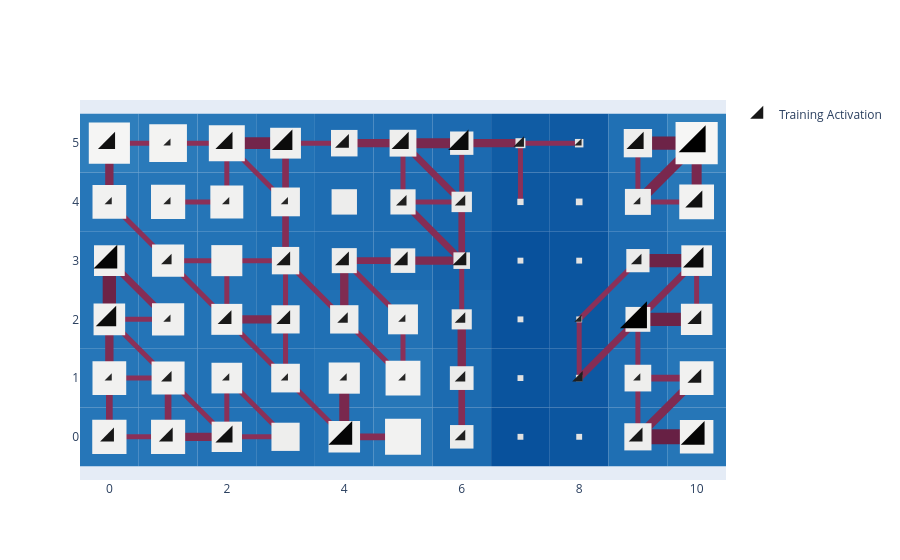

Notebook code cell kept with this figure:
### Code cell
basin.pond(base_style="iceflock") \
    .rhizome_layer() \
    .pad_layer() \
    .petal_layer() \
    .visualize();

### Figure 1 — Plotly figure (JSON) as saved in the notebook; plotly's stock layout.template omitted (floating-point values rounded to 4 significant figures)
{"data": [{"marker": {"color": [3, 3, 4, 6, 2, 3, 6, 1, 2, 1, 1, 1, 1, 2, 2, 1, 3, 5, 1, 3, 3, 2, 1, 2, 1, 7, 3, 6, 2, 3, 3, 3, 3, 2, 5, 1, 1, 1, 1, 2, 2, 1, 4, 4, 1, 4, 5, 3, 4, 5, 2, 1, 4, 7], "colorscale": [[0.0, "rgb(38, 38, 38)"], [0.5, "rgb(16, 16, 16)"], [1.0, "rgb(0, 0, 0)"]], "line": {"color": [3, 3, 4, 6, 2, 3, 6, 1, 2, 1, 1, 1, 1, 2, 2, 1, 3, 5, 1, 3, 3, 2, 1, 2, 1, 7, 3, 6, 2, 3, 3, 3, 3, 2, 5, 1, 1, 1, 1, 2, 2, 1, 4, 4, 1, 4, 5, 3, 4, 5, 2, 1, 4, 7], "colorscale": [[0.0, "rgb(38, 38, 38)"], [0.5, "rgb(16, 16, 16)"], [1.0, "rgb(0, 0, 0)"]], "width": 0}, "opacity": 1, "size": [15.33, 15.33, 19.0, 26.33, 11.67, 15.33, 26.33, 8.0, 11.67, 8.0, 8.0, 8.0, 8.0, 11.67, 11.67, 8.0, 15.33, 22.67, 8.0, 15.33, 15.33, 11.67, 8.0, 11.67, 8.0, 30.0, 15.33, 26.33, 11.67, 15.33, 15.33, 15.33, 15.33, 11.67, 22.67, 8.0, 8.0, 8.0, 8.0, 11.67, 11.67, 8.0, 19.0, 19.0, 8.0, 19.0, 22.67, 15.33, 19.0, 22.67, 11.67, 8.0, 19.0, 30.0], "symbol": "triangle-se"}, "mode": "markers", "name": "Training Activation", "x": [0, 1, 2, 4, 6, 9, 10, 0, 1, 2, 3, 4, 5, 6, 8, 9, 10, 0, 1, 2, 3, 4, 5, 6, 8, 9, 10, 0, 1, 3, 4, 5, 6, 9, 10, 0, 1, 2, 3, 5, 6, 9, 10, 0, 1, 2, 3, 4, 5, 6, 7, 8, 9, 10], "y": [0, 0, 0, 0, 0, 0, 0, 1, 1, 1, 1, 1, 1, 1, 1, 1, 1, 2, 2, 2, 2, 2, 2, 2, 2, 2, 2, 3, 3, 3, 3, 3, 3, 3, 3, 4, 4, 4, 4, 4, 4, 4, 4, 5, 5, 5, 5, 5, 5, 5, 5, 5, 5, 5], "type": "scatter"}], "layout": {"shapes": [{"fillcolor": "rgb(38, 118, 184)", "layer": "between", "line": {"width": 0}, "type": "rect", "x0": -0.5, "x1": 0.5, "xref": "x", "y0": -0.5, "y1": 0.5, "yref": "y"}, {"fillcolor": "rgb(38, 118, 184)", "layer": "between", "line": {"width": 0}, "type": "rect", "x0": 0.5, "x1": 1.5, "xref": "x", "y0": -0.5, "y1": 0.5, "yref": "y"}, {"fillcolor": "rgb(34, 114, 182)", "layer": "between", "line": {"width": 0}, "type": "rect", "x0": 1.5, "x1": 2.5, "xref": "x", "y0": -0.5, "y1": 0.5, "yref": "y"}, {"fillcolor": "rgb(32, 112, 180)", "layer": "between", "line": {"width": 0}, "type": "rect", "x0": 2.5, "x1": 3.5, "xref": "x", "y0": -0.5, "y1": 0.5, "yref": "y"}, {"fillcolor": "rgb(35, 115, 182)", "layer": "between", "line": {"width": 0}, "type": "rect", "x0": 3.5, "x1": 4.5, "xref": "x", "y0": -0.5, "y1": 0.5, "yref": "y"}, {"fillcolor": "rgb(40, 120, 185)", "layer": "between", "line": {"width": 0}, "type": "rect", "x0": 4.5, "x1": 5.5, "xref": "x", "y0": -0.5, "y1": 0.5, "yref": "y"}, {"fillcolor": "rgb(28, 107, 176)", "layer": "between", "line": {"width": 0}, "type": "rect", "x0": 5.5, "x1": 6.5, "xref": "x", "y0": -0.5, "y1": 0.5, "yref": "y"}, {"fillcolor": "rgb(8, 81, 156)", "layer": "between", "line": {"width": 0}, "type": "rect", "x0": 6.5, "x1": 7.5, "xref": "x", "y0": -0.5, "y1": 0.5, "yref": "y"}, {"fillcolor": "rgb(12, 86, 160)", "layer": "between", "line": {"width": 0}, "type": "rect", "x0": 7.5, "x1": 8.5, "xref": "x", "y0": -0.5, "y1": 0.5, "yref": "y"}, {"fillcolor": "rgb(31, 111, 179)", "layer": "between", "line": {"width": 0}, "type": "rect", "x0": 8.5, "x1": 9.5, "xref": "x", "y0": -0.5, "y1": 0.5, "yref": "y"}, {"fillcolor": "rgb(38, 118, 183)", "layer": "between", "line": {"width": 0}, "type": "rect", "x0": 9.5, "x1": 10.5, "xref": "x", "y0": -0.5, "y1": 0.5, "yref": "y"}, {"fillcolor": "rgb(38, 118, 184)", "layer": "between", "line": {"width": 0}, "type": "rect", "x0": -0.5, "x1": 0.5, "xref": "x", "y0": 0.5, "y1": 1.5, "yref": "y"}, {"fillcolor": "rgb(37, 117, 183)", "layer": "between", "line": {"width": 0}, "type": "rect", "x0": 0.5, "x1": 1.5, "xref": "x", "y0": 0.5, "y1": 1.5, "yref": "y"}, {"fillcolor": "rgb(34, 114, 182)", "layer": "between", "line": {"width": 0}, "type": "rect", "x0": 1.5, "x1": 2.5, "xref": "x", "y0": 0.5, "y1": 1.5, "yref": "y"}, {"fillcolor": "rgb(32, 112, 180)", "layer": "between", "line": {"width": 0}, "type": "rect", "x0": 2.5, "x1": 3.5, "xref": "x", "y0": 0.5, "y1": 1.5, "yref": "y"}, {"fillcolor": "rgb(35, 115, 182)", "layer": "between", "line": {"width": 0}, "type": "rect", "x0": 3.5, "x1": 4.5, "xref": "x", "y0": 0.5, "y1": 1.5, "yref": "y"}, {"fillcolor": "rgb(39, 119, 184)", "layer": "between", "line": {"width": 0}, "type": "rect", "x0": 4.5, "x1": 5.5, "xref": "x", "y0": 0.5, "y1": 1.5, "yref": "y"}, {"fillcolor": "rgb(28, 107, 176)", "layer": "between", "line": {"width": 0}, "type": "rect", "x0": 5.5, "x1": 6.5, "xref": "x", "y0": 0.5, "y1": 1.5, "yref": "y"}, {"fillcolor": "rgb(10, 84, 158)", "layer": "between", "line": {"width": 0}, "type": "rect", "x0": 6.5, "x1": 7.5, "xref": "x", "y0": 0.5, "y1": 1.5, "yref": "y"}, {"fillcolor": "rgb(14, 88, 162)", "layer": "between", "line": {"width": 0}, "type": "rect", "x0": 7.5, "x1": 8.5, "xref": "x", "y0": 0.5, "y1": 1.5, "yref": "y"}, {"fillcolor": "rgb(31, 110, 179)", "layer": "between", "line": {"width": 0}, "type": "rect", "x0": 8.5, "x1": 9.5, "xref": "x", "y0": 0.5, "y1": 1.5, "yref": "y"}, {"fillcolor": "rgb(38, 118, 184)", "layer": "between", "line": {"width": 0}, "type": "rect", "x0": 9.5, "x1": 10.5, "xref": "x", "y0": 0.5, "y1": 1.5, "yref": "y"}, {"fillcolor": "rgb(36, 116, 182)", "layer": "between", "line": {"width": 0}, "type": "rect", "x0": -0.5, "x1": 0.5, "xref": "x", "y0": 1.5, "y1": 2.5, "yref": "y"}, {"fillcolor": "rgb(36, 116, 183)", "layer": "between", "line": {"width": 0}, "type": "rect", "x0": 0.5, "x1": 1.5, "xref": "x", "y0": 1.5, "y1": 2.5, "yref": "y"}, {"fillcolor": "rgb(35, 115, 182)", "layer": "between", "line": {"width": 0}, "type": "rect", "x0": 1.5, "x1": 2.5, "xref": "x", "y0": 1.5, "y1": 2.5, "yref": "y"}, {"fillcolor": "rgb(32, 112, 180)", "layer": "between", "line": {"width": 0}, "type": "rect", "x0": 2.5, "x1": 3.5, "xref": "x", "y0": 1.5, "y1": 2.5, "yref": "y"}, {"fillcolor": "rgb(32, 112, 180)", "layer": "between", "line": {"width": 0}, "type": "rect", "x0": 3.5, "x1": 4.5, "xref": "x", "y0": 1.5, "y1": 2.5, "yref": "y"}, {"fillcolor": "rgb(34, 114, 181)", "layer": "between", "line": {"width": 0}, "type": "rect", "x0": 4.5, "x1": 5.5, "xref": "x", "y0": 1.5, "y1": 2.5, "yref": "y"}, {"fillcolor": "rgb(25, 103, 173)", "layer": "between", "line": {"width": 0}, "type": "rect", "x0": 5.5, "x1": 6.5, "xref": "x", "y0": 1.5, "y1": 2.5, "yref": "y"}, {"fillcolor": "rgb(9, 82, 157)", "layer": "between", "line": {"width": 0}, "type": "rect", "x0": 6.5, "x1": 7.5, "xref": "x", "y0": 1.5, "y1": 2.5, "yref": "y"}, {"fillcolor": "rgb(12, 87, 160)", "layer": "between", "line": {"width": 0}, "type": "rect", "x0": 7.5, "x1": 8.5, "xref": "x", "y0": 1.5, "y1": 2.5, "yref": "y"}, {"fillcolor": "rgb(29, 108, 177)", "layer": "between", "line": {"width": 0}, "type": "rect", "x0": 8.5, "x1": 9.5, "xref": "x", "y0": 1.5, "y1": 2.5, "yref": "y"}, {"fillcolor": "rgb(35, 115, 182)", "layer": "between", "line": {"width": 0}, "type": "rect", "x0": 9.5, "x1": 10.5, "xref": "x", "y0": 1.5, "y1": 2.5, "yref": "y"}, {"fillcolor": "rgb(35, 115, 182)", "layer": "between", "line": {"width": 0}, "type": "rect", "x0": -0.5, "x1": 0.5, "xref": "x", "y0": 2.5, "y1": 3.5, "yref": "y"}, {"fillcolor": "rgb(36, 116, 183)", "layer": "between", "line": {"width": 0}, "type": "rect", "x0": 0.5, "x1": 1.5, "xref": "x", "y0": 2.5, "y1": 3.5, "yref": "y"}, {"fillcolor": "rgb(35, 115, 182)", "layer": "between", "line": {"width": 0}, "type": "rect", "x0": 1.5, "x1": 2.5, "xref": "x", "y0": 2.5, "y1": 3.5, "yref": "y"}, {"fillcolor": "rgb(31, 111, 179)", "layer": "between", "line": {"width": 0}, "type": "rect", "x0": 2.5, "x1": 3.5, "xref": "x", "y0": 2.5, "y1": 3.5, "yref": "y"}, {"fillcolor": "rgb(29, 108, 177)", "layer": "between", "line": {"width": 0}, "type": "rect", "x0": 3.5, "x1": 4.5, "xref": "x", "y0": 2.5, "y1": 3.5, "yref": "y"}, {"fillcolor": "rgb(29, 108, 177)", "layer": "between", "line": {"width": 0}, "type": "rect", "x0": 4.5, "x1": 5.5, "xref": "x", "y0": 2.5, "y1": 3.5, "yref": "y"}, {"fillcolor": "rgb(22, 99, 170)", "layer": "between", "line": {"width": 0}, "type": "rect", "x0": 5.5, "x1": 6.5, "xref": "x", "y0": 2.5, "y1": 3.5, "yref": "y"}, {"fillcolor": "rgb(8, 81, 156)", "layer": "between", "line": {"width": 0}, "type": "rect", "x0": 6.5, "x1": 7.5, "xref": "x", "y0": 2.5, "y1": 3.5, "yref": "y"}, {"fillcolor": "rgb(11, 85, 159)", "layer": "between", "line": {"width": 0}, "type": "rect", "x0": 7.5, "x1": 8.5, "xref": "x", "y0": 2.5, "y1": 3.5, "yref": "y"}, {"fillcolor": "rgb(28, 106, 176)", "layer": "between", "line": {"width": 0}, "type": "rect", "x0": 8.5, "x1": 9.5, "xref": "x", "y0": 2.5, "y1": 3.5, "yref": "y"}, {"fillcolor": "rgb(34, 114, 182)", "layer": "between", "line": {"width": 0}, "type": "rect", "x0": 9.5, "x1": 10.5, "xref": "x", "y0": 2.5, "y1": 3.5, "yref": "y"}, {"fillcolor": "rgb(38, 118, 184)", "layer": "between", "line": {"width": 0}, "type": "rect", "x0": -0.5, "x1": 0.5, "xref": "x", "y0": 3.5, "y1": 4.5, "yref": "y"}, {"fillcolor": "rgb(38, 118, 184)", "layer": "between", "line": {"width": 0}, "type": "rect", "x0": 0.5, "x1": 1.5, "xref": "x", "y0": 3.5, "y1": 4.5, "yref": "y"}, {"fillcolor": "rgb(37, 117, 183)", "layer": "between", "line": {"width": 0}, "type": "rect", "x0": 1.5, "x1": 2.5, "xref": "x", "y0": 3.5, "y1": 4.5, "yref": "y"}, {"fillcolor": "rgb(32, 112, 180)", "layer": "between", "line": {"width": 0}, "type": "rect", "x0": 2.5, "x1": 3.5, "xref": "x", "y0": 3.5, "y1": 4.5, "yref": "y"}, {"fillcolor": "rgb(30, 109, 178)", "layer": "between", "line": {"width": 0}, "type": "rect", "x0": 3.5, "x1": 4.5, "xref": "x", "y0": 3.5, "y1": 4.5, "yref": "y"}, {"fillcolor": "rgb(29, 108, 177)", "layer": "between", "line": {"width": 0}, "type": "rect", "x0": 4.5, "x1": 5.5, "xref": "x", "y0": 3.5, "y1": 4.5, "yref": "y"}, {"fillcolor": "rgb(25, 103, 173)", "layer": "between", "line": {"width": 0}, "type": "rect", "x0": 5.5, "x1": 6.5, "xref": "x", "y0": 3.5, "y1": 4.5, "yref": "y"}, {"fillcolor": "rgb(13, 88, 161)", "layer": "between", "line": {"width": 0}, "type": "rect", "x0": 6.5, "x1": 7.5, "xref": "x", "y0": 3.5, "y1": 4.5, "yref": "y"}, {"fillcolor": "rgb(14, 88, 162)", "layer": "between", "line": {"width": 0}, "type": "rect", "x0": 7.5, "x1": 8.5, "xref": "x", "y0": 3.5, "y1": 4.5, "yref": "y"}, {"fillcolor": "rgb(30, 109, 178)", "layer": "between", "line": {"width": 0}, "type": "rect", "x0": 8.5, "x1": 9.5, "xref": "x", "y0": 3.5, "y1": 4.5, "yref": "y"}, {"fillcolor": "rgb(39, 119, 184)", "layer": "between", "line": {"width": 0}, "type": "rect", "x0": 9.5, "x1": 10.5, "xref": "x", "y0": 3.5, "y1": 4.5, "yref": "y"}, {"fillcolor": "rgb(46, 126, 188)", "layer": "between", "line": {"width": 0}, "type": "rect", "x0": -0.5, "x1": 0.5, "xref": "x", "y0": 4.5, "y1": 5.5, "yref": "y"}, {"fillcolor": "rgb(42, 122, 186)", "layer": "between", "line": {"width": 0}, "type": "rect", "x0": 0.5, "x1": 1.5, "xref": "x", "y0": 4.5, "y1": 5.5, "yref": "y"}, {"fillcolor": "rgb(40, 120, 185)", "layer": "between", "line": {"width": 0}, "type": "rect", "x0": 1.5, "x1": 2.5, "xref": "x", "y0": 4.5, "y1": 5.5, "yref": "y"}, {"fillcolor": "rgb(35, 115, 182)", "layer": "between", "line": {"width": 0}, "type": "rect", "x0": 2.5, "x1": 3.5, "xref": "x", "y0": 4.5, "y1": 5.5, "yref": "y"}, {"fillcolor": "rgb(31, 110, 179)", "layer": "between", "line": {"width": 0}, "type": "rect", "x0": 3.5, "x1": 4.5, "xref": "x", "y0": 4.5, "y1": 5.5, "yref": "y"}, {"fillcolor": "rgb(31, 110, 179)", "layer": "between", "line": {"width": 0}, "type": "rect", "x0": 4.5, "x1": 5.5, "xref": "x", "y0": 4.5, "y1": 5.5, "yref": "y"}, {"fillcolor": "rgb(28, 106, 176)", "layer": "between", "line": {"width": 0}, "type": "rect", "x0": 5.5, "x1": 6.5, "xref": "x", "y0": 4.5, "y1": 5.5, "yref": "y"}, {"fillcolor": "rgb(16, 92, 164)", "layer": "between", "line": {"width": 0}, "type": "rect", "x0": 6.5, "x1": 7.5, "xref": "x", "y0": 4.5, "y1": 5.5, "yref": "y"}, {"fillcolor": "rgb(15, 90, 163)", "layer": "between", "line": {"width": 0}, "type": "rect", "x0": 7.5, "x1": 8.5, "xref": "x", "y0": 4.5, "y1": 5.5, "yref": "y"}, {"fillcolor": "rgb(32, 112, 180)", "layer": "between", "line": {"width": 0}, "type": "rect", "x0": 8.5, "x1": 9.5, "xref": "x", "y0": 4.5, "y1": 5.5, "yref": "y"}, {"fillcolor": "rgb(47, 127, 188)", "layer": "between", "line": {"width": 0}, "type": "rect", "x0": 9.5, "x1": 10.5, "xref": "x", "y0": 4.5, "y1": 5.5, "yref": "y"}, {"layer": "between", "line": {"color": "rgb(139, 48, 88)", "width": 5.0}, "type": "line", "x0": 0, "x1": 1, "y0": 0, "y1": 0}, {"layer": "between", "line": {"color": "rgb(133, 45, 85)", "width": 6.667}, "type": "line", "x0": 0, "x1": 0, "y0": 0, "y1": 1}, {"layer": "between", "line": {"color": "rgb(127, 43, 81)", "width": 8.333}, "type": "line", "x0": 1, "x1": 2, "y0": 0, "y1": 0}, {"layer": "between", "line": {"color": "rgb(133, 45, 85)", "width": 6.667}, "type": "line", "x0": 1, "x1": 1, "y0": 0, "y1": 1}, {"layer": "between", "line": {"color": "rgb(139, 48, 88)", "width": 5.0}, "type": "line", "x0": 2, "x1": 3, "y0": 0, "y1": 0}, {"layer": "between", "line": {"color": "rgb(139, 48, 88)", "width": 5.0}, "type": "line", "x0": 2, "x1": 1, "y0": 0, "y1": 1}, {"layer": "between", "line": {"color": "rgb(139, 48, 88)", "width": 5.0}, "type": "line", "x0": 2, "x1": 2, "y0": 0, "y1": 1}, {"layer": "between", "line": {"color": "rgb(139, 48, 88)", "width": 5.0}, "type": "line", "x0": 3, "x1": 2, "y0": 0, "y1": 1}, {"layer": "between", "line": {"color": "rgb(133, 45, 85)", "width": 6.667}, "type": "line", "x0": 4, "x1": 5, "y0": 0, "y1": 0}, {"layer": "between", "line": {"color": "rgb(139, 48, 88)", "width": 5.0}, "type": "line", "x0": 4, "x1": 3, "y0": 0, "y1": 1}, {"layer": "between", "line": {"color": "rgb(121, 40, 78)", "width": 10.0}, "type": "line", "x0": 4, "x1": 4, "y0": 0, "y1": 1}, {"layer": "between", "line": {"color": "rgb(133, 45, 85)", "width": 6.667}, "type": "line", "x0": 6, "x1": 6, "y0": 0, "y1": 1}, {"layer": "between", "line": {"color": "rgb(103, 32, 68)", "width": 15.0}, "type": "line", "x0": 9, "x1": 10, "y0": 0, "y1": 0}, {"layer": "between", "line": {"color": "rgb(139, 48, 88)", "width": 5.0}, "type": "line", "x0": 9, "x1": 9, "y0": 0, "y1": 1}, {"layer": "between", "line": {"color": "rgb(127, 43, 81)", "width": 8.333}, "type": "line", "x0": 9, "x1": 10, "y0": 0, "y1": 1}, {"layer": "between", "line": {"color": "rgb(139, 48, 88)", "width": 5.0}, "type": "line", "x0": 0, "x1": 1, "y0": 1, "y1": 1}, {"layer": "between", "line": {"color": "rgb(127, 43, 81)", "width": 8.333}, "type": "line", "x0": 0, "x1": 0, "y0": 1, "y1": 2}, {"layer": "between", "line": {"color": "rgb(139, 48, 88)", "width": 5.0}, "type": "line", "x0": 1, "x1": 0, "y0": 1, "y1": 2}, {"layer": "between", "line": {"color": "rgb(139, 48, 88)", "width": 5.0}, "type": "line", "x0": 3, "x1": 2, "y0": 1, "y1": 2}, {"layer": "between", "line": {"color": "rgb(139, 48, 88)", "width": 5.0}, "type": "line", "x0": 3, "x1": 3, "y0": 1, "y1": 2}, {"layer": "between", "line": {"color": "rgb(139, 48, 88)", "width": 5.0}, "type": "line", "x0": 5, "x1": 4, "y0": 1, "y1": 2}, {"layer": "between", "line": {"color": "rgb(139, 48, 88)", "width": 5.0}, "type": "line", "x0": 5, "x1": 5, "y0": 1, "y1": 2}, {"layer": "between", "line": {"color": "rgb(127, 43, 81)", "width": 8.333}, "type": "line", "x0": 6, "x1": 6, "y0": 1, "y1": 2}, {"layer": "between", "line": {"color": "rgb(139, 48, 88)", "width": 5.0}, "type": "line", "x0": 8, "x1": 8, "y0": 1, "y1": 2}, {"layer": "between", "line": {"color": "rgb(133, 45, 85)", "width": 6.667}, "type": "line", "x0": 8, "x1": 9, "y0": 1, "y1": 2}, {"layer": "between", "line": {"color": "rgb(133, 45, 85)", "width": 6.667}, "type": "line", "x0": 9, "x1": 10, "y0": 1, "y1": 1}, {"layer": "between", "line": {"color": "rgb(139, 48, 88)", "width": 5.0}, "type": "line", "x0": 9, "x1": 9, "y0": 1, "y1": 2}, {"layer": "between", "line": {"color": "rgb(139, 48, 88)", "width": 5.0}, "type": "line", "x0": 0, "x1": 1, "y0": 2, "y1": 2}, {"layer": "between", "line": {"color": "rgb(109, 35, 71)", "width": 13.33}, "type": "line", "x0": 0, "x1": 0, "y0": 2, "y1": 3}, {"layer": "between", "line": {"color": "rgb(133, 45, 85)", "width": 6.667}, "type": "line", "x0": 1, "x1": 0, "y0": 2, "y1": 3}, {"layer": "between", "line": {"color": "rgb(127, 43, 81)", "width": 8.333}, "type": "line", "x0": 2, "x1": 3, "y0": 2, "y1": 2}, {"layer": "between", "line": {"color": "rgb(139, 48, 88)", "width": 5.0}, "type": "line", "x0": 2, "x1": 1, "y0": 2, "y1": 3}, {"layer": "between", "line": {"color": "rgb(139, 48, 88)", "width": 5.0}, "type": "line", "x0": 2, "x1": 2, "y0": 2, "y1": 3}, {"layer": "between", "line": {"color": "rgb(139, 48, 88)", "width": 5.0}, "type": "line", "x0": 3, "x1": 3, "y0": 2, "y1": 3}, {"layer": "between", "line": {"color": "rgb(139, 48, 88)", "width": 5.0}, "type": "line", "x0": 4, "x1": 3, "y0": 2, "y1": 3}, {"layer": "between", "line": {"color": "rgb(127, 43, 81)", "width": 8.333}, "type": "line", "x0": 4, "x1": 4, "y0": 2, "y1": 3}, {"layer": "between", "line": {"color": "rgb(139, 48, 88)", "width": 5.0}, "type": "line", "x0": 5, "x1": 4, "y0": 2, "y1": 3}, {"layer": "between", "line": {"color": "rgb(139, 48, 88)", "width": 5.0}, "type": "line", "x0": 6, "x1": 6, "y0": 2, "y1": 3}, {"layer": "between", "line": {"color": "rgb(139, 48, 88)", "width": 5.0}, "type": "line", "x0": 8, "x1": 9, "y0": 2, "y1": 3}, {"layer": "between", "line": {"color": "rgb(109, 35, 71)", "width": 13.33}, "type": "line", "x0": 9, "x1": 10, "y0": 2, "y1": 2}, {"layer": "between", "line": {"color": "rgb(133, 45, 85)", "width": 6.667}, "type": "line", "x0": 9, "x1": 10, "y0": 2, "y1": 3}, {"layer": "between", "line": {"color": "rgb(139, 48, 88)", "width": 5.0}, "type": "line", "x0": 10, "x1": 10, "y0": 2, "y1": 3}, {"layer": "between", "line": {"color": "rgb(139, 48, 88)", "width": 5.0}, "type": "line", "x0": 1, "x1": 2, "y0": 3, "y1": 3}, {"layer": "between", "line": {"color": "rgb(139, 48, 88)", "width": 5.0}, "type": "line", "x0": 1, "x1": 0, "y0": 3, "y1": 4}, {"layer": "between", "line": {"color": "rgb(139, 48, 88)", "width": 5.0}, "type": "line", "x0": 2, "x1": 3, "y0": 3, "y1": 3}, {"layer": "between", "line": {"color": "rgb(133, 45, 85)", "width": 6.667}, "type": "line", "x0": 3, "x1": 3, "y0": 3, "y1": 4}, {"layer": "between", "line": {"color": "rgb(133, 45, 85)", "width": 6.667}, "type": "line", "x0": 4, "x1": 5, "y0": 3, "y1": 3}, {"layer": "between", "line": {"color": "rgb(127, 43, 81)", "width": 8.333}, "type": "line", "x0": 5, "x1": 6, "y0": 3, "y1": 3}, {"layer": "between", "line": {"color": "rgb(133, 45, 85)", "width": 6.667}, "type": "line", "x0": 6, "x1": 5, "y0": 3, "y1": 4}, {"layer": "between", "line": {"color": "rgb(133, 45, 85)", "width": 6.667}, "type": "line", "x0": 6, "x1": 6, "y0": 3, "y1": 4}, {"layer": "between", "line": {"color": "rgb(109, 35, 71)", "width": 13.33}, "type": "line", "x0": 9, "x1": 10, "y0": 3, "y1": 3}, {"layer": "between", "line": {"color": "rgb(127, 43, 81)", "width": 8.333}, "type": "line", "x0": 0, "x1": 0, "y0": 4, "y1": 5}, {"layer": "between", "line": {"color": "rgb(139, 48, 88)", "width": 5.0}, "type": "line", "x0": 1, "x1": 2, "y0": 4, "y1": 4}, {"layer": "between", "line": {"color": "rgb(139, 48, 88)", "width": 5.0}, "type": "line", "x0": 2, "x1": 2, "y0": 4, "y1": 5}, {"layer": "between", "line": {"color": "rgb(139, 48, 88)", "width": 5.0}, "type": "line", "x0": 3, "x1": 2, "y0": 4, "y1": 5}, {"layer": "between", "line": {"color": "rgb(133, 45, 85)", "width": 6.667}, "type": "line", "x0": 3, "x1": 3, "y0": 4, "y1": 5}, {"layer": "between", "line": {"color": "rgb(139, 48, 88)", "width": 5.0}, "type": "line", "x0": 5, "x1": 6, "y0": 4, "y1": 4}, {"layer": "between", "line": {"color": "rgb(139, 48, 88)", "width": 5.0}, "type": "line", "x0": 5, "x1": 5, "y0": 4, "y1": 5}, {"layer": "between", "line": {"color": "rgb(133, 45, 85)", "width": 6.667}, "type": "line", "x0": 6, "x1": 5, "y0": 4, "y1": 5}, {"layer": "between", "line": {"color": "rgb(139, 48, 88)", "width": 5.0}, "type": "line", "x0": 6, "x1": 6, "y0": 4, "y1": 5}, {"layer": "between", "line": {"color": "rgb(139, 48, 88)", "width": 5.0}, "type": "line", "x0": 7, "x1": 7, "y0": 4, "y1": 5}, {"layer": "between", "line": {"color": "rgb(139, 48, 88)", "width": 5.0}, "type": "line", "x0": 9, "x1": 10, "y0": 4, "y1": 4}, {"layer": "between", "line": {"color": "rgb(139, 48, 88)", "width": 5.0}, "type": "line", "x0": 9, "x1": 9, "y0": 4, "y1": 5}, {"layer": "between", "line": {"color": "rgb(121, 40, 78)", "width": 10.0}, "type": "line", "x0": 9, "x1": 10, "y0": 4, "y1": 5}, {"layer": "between", "line": {"color": "rgb(121, 40, 78)", "width": 10.0}, "type": "line", "x0": 10, "x1": 10, "y0": 4, "y1": 5}, {"layer": "between", "line": {"color": "rgb(139, 48, 88)", "width": 5.0}, "type": "line", "x0": 0, "x1": 1, "y0": 5, "y1": 5}, {"layer": "between", "line": {"color": "rgb(139, 48, 88)", "width": 5.0}, "type": "line", "x0": 1, "x1": 2, "y0": 5, "y1": 5}, {"layer": "between", "line": {"color": "rgb(115, 37, 75)", "width": 11.67}, "type": "line", "x0": 2, "x1": 3, "y0": 5, "y1": 5}, {"layer": "between", "line": {"color": "rgb(139, 48, 88)", "width": 5.0}, "type": "line", "x0": 3, "x1": 4, "y0": 5, "y1": 5}, {"layer": "between", "line": {"color": "rgb(127, 43, 81)", "width": 8.333}, "type": "line", "x0": 4, "x1": 5, "y0": 5, "y1": 5}, {"layer": "between", "line": {"color": "rgb(121, 40, 78)", "width": 10.0}, "type": "line", "x0": 5, "x1": 6, "y0": 5, "y1": 5}, {"layer": "between", "line": {"color": "rgb(127, 43, 81)", "width": 8.333}, "type": "line", "x0": 6, "x1": 7, "y0": 5, "y1": 5}, {"layer": "between", "line": {"color": "rgb(139, 48, 88)", "width": 5.0}, "type": "line", "x0": 7, "x1": 8, "y0": 5, "y1": 5}, {"layer": "between", "line": {"color": "rgb(109, 35, 71)", "width": 13.33}, "type": "line", "x0": 9, "x1": 10, "y0": 5, "y1": 5}, {"fillcolor": "rgb(241, 241, 240)", "layer": "between", "line": {"width": 0}, "type": "rect", "x0": -0.2916, "x1": 0.2916, "xref": "x", "y0": -0.2916, "y1": 0.2916, "yref": "y"}, {"fillcolor": "rgb(241, 241, 240)", "layer": "between", "line": {"width": 0}, "type": "rect", "x0": 0.7094, "x1": 1.291, "xref": "x", "y0": -0.2906, "y1": 0.2906, "yref": "y"}, {"fillcolor": "rgb(239, 239, 238)", "layer": "between", "line": {"width": 0}, "type": "rect", "x0": 1.742, "x1": 2.258, "xref": "x", "y0": -0.2583, "y1": 0.2583, "yref": "y"}, {"fillcolor": "rgb(238, 238, 237)", "layer": "between", "line": {"width": 0}, "type": "rect", "x0": 2.76, "x1": 3.24, "xref": "x", "y0": -0.2402, "y1": 0.2402, "yref": "y"}, {"fillcolor": "rgb(240, 240, 239)", "layer": "between", "line": {"width": 0}, "type": "rect", "x0": 3.731, "x1": 4.269, "xref": "x", "y0": -0.2686, "y1": 0.2686, "yref": "y"}, {"fillcolor": "rgb(242, 242, 241)", "layer": "between", "line": {"width": 0}, "type": "rect", "x0": 4.694, "x1": 5.306, "xref": "x", "y0": -0.3058, "y1": 0.3058, "yref": "y"}, {"fillcolor": "rgb(236, 236, 235)", "layer": "between", "line": {"width": 0}, "type": "rect", "x0": 5.8, "x1": 6.2, "xref": "x", "y0": -0.2001, "y1": 0.2001, "yref": "y"}, {"fillcolor": "rgb(224, 224, 223)", "layer": "between", "line": {"width": 0}, "type": "rect", "x0": 6.95, "x1": 7.05, "xref": "x", "y0": -0.05, "y1": 0.05, "yref": "y"}, {"fillcolor": "rgb(226, 226, 225)", "layer": "between", "line": {"width": 0}, "type": "rect", "x0": 7.95, "x1": 8.05, "xref": "x", "y0": -0.05, "y1": 0.05, "yref": "y"}, {"fillcolor": "rgb(238, 238, 237)", "layer": "between", "line": {"width": 0}, "type": "rect", "x0": 8.769, "x1": 9.231, "xref": "x", "y0": -0.2312, "y1": 0.2312, "yref": "y"}, {"fillcolor": "rgb(241, 241, 240)", "layer": "between", "line": {"width": 0}, "type": "rect", "x0": 9.715, "x1": 10.29, "xref": "x", "y0": -0.2855, "y1": 0.2855, "yref": "y"}, {"fillcolor": "rgb(241, 241, 240)", "layer": "between", "line": {"width": 0}, "type": "rect", "x0": -0.2872, "x1": 0.2872, "xref": "x", "y0": 0.7128, "y1": 1.287, "yref": "y"}, {"fillcolor": "rgb(241, 241, 240)", "layer": "between", "line": {"width": 0}, "type": "rect", "x0": 0.7191, "x1": 1.281, "xref": "x", "y0": 0.7191, "y1": 1.281, "yref": "y"}, {"fillcolor": "rgb(240, 240, 239)", "layer": "between", "line": {"width": 0}, "type": "rect", "x0": 1.739, "x1": 2.261, "xref": "x", "y0": 0.739, "y1": 1.261, "yref": "y"}, {"fillcolor": "rgb(239, 239, 238)", "layer": "between", "line": {"width": 0}, "type": "rect", "x0": 2.756, "x1": 3.244, "xref": "x", "y0": 0.756, "y1": 1.244, "yref": "y"}, {"fillcolor": "rgb(240, 240, 239)", "layer": "between", "line": {"width": 0}, "type": "rect", "x0": 3.734, "x1": 4.266, "xref": "x", "y0": 0.7345, "y1": 1.266, "yref": "y"}, {"fillcolor": "rgb(242, 242, 241)", "layer": "between", "line": {"width": 0}, "type": "rect", "x0": 4.703, "x1": 5.297, "xref": "x", "y0": 0.7032, "y1": 1.297, "yref": "y"}, {"fillcolor": "rgb(236, 236, 235)", "layer": "between", "line": {"width": 0}, "type": "rect", "x0": 5.798, "x1": 6.202, "xref": "x", "y0": 0.7981, "y1": 1.202, "yref": "y"}, {"fillcolor": "rgb(225, 225, 224)", "layer": "between", "line": {"width": 0}, "type": "rect", "x0": 6.95, "x1": 7.05, "xref": "x", "y0": 0.95, "y1": 1.05, "yref": "y"}, {"fillcolor": "rgb(227, 227, 226)", "layer": "between", "line": {"width": 0}, "type": "rect", "x0": 7.944, "x1": 8.056, "xref": "x", "y0": 0.9444, "y1": 1.056, "yref": "y"}, {"fillcolor": "rgb(238, 238, 237)", "layer": "between", "line": {"width": 0}, "type": "rect", "x0": 8.773, "x1": 9.227, "xref": "x", "y0": 0.7728, "y1": 1.227, "yref": "y"}, {"fillcolor": "rgb(241, 241, 240)", "layer": "between", "line": {"width": 0}, "type": "rect", "x0": 9.712, "x1": 10.29, "xref": "x", "y0": 0.7124, "y1": 1.288, "yref": "y"}, {"fillcolor": "rgb(240, 240, 239)", "layer": "between", "line": {"width": 0}, "type": "rect", "x0": -0.269, "x1": 0.269, "xref": "x", "y0": 1.731, "y1": 2.269, "yref": "y"}, {"fillcolor": "rgb(240, 240, 239)", "layer": "between", "line": {"width": 0}, "type": "rect", "x0": 0.7257, "x1": 1.274, "xref": "x", "y0": 1.726, "y1": 2.274, "yref": "y"}, {"fillcolor": "rgb(240, 240, 239)", "layer": "between", "line": {"width": 0}, "type": "rect", "x0": 1.737, "x1": 2.263, "xref": "x", "y0": 1.737, "y1": 2.263, "yref": "y"}, {"fillcolor": "rgb(238, 238, 237)", "layer": "between", "line": {"width": 0}, "type": "rect", "x0": 2.76, "x1": 3.24, "xref": "x", "y0": 1.76, "y1": 2.24, "yref": "y"}, {"fillcolor": "rgb(238, 238, 237)", "layer": "between", "line": {"width": 0}, "type": "rect", "x0": 3.759, "x1": 4.241, "xref": "x", "y0": 1.759, "y1": 2.241, "yref": "y"}, {"fillcolor": "rgb(239, 239, 238)", "layer": "between", "line": {"width": 0}, "type": "rect", "x0": 4.745, "x1": 5.255, "xref": "x", "y0": 1.745, "y1": 2.255, "yref": "y"}, {"fillcolor": "rgb(234, 234, 233)", "layer": "between", "line": {"width": 0}, "type": "rect", "x0": 5.829, "x1": 6.171, "xref": "x", "y0": 1.829, "y1": 2.171, "yref": "y"}, {"fillcolor": "rgb(225, 225, 224)", "layer": "between", "line": {"width": 0}, "type": "rect", "x0": 6.95, "x1": 7.05, "xref": "x", "y0": 1.95, "y1": 2.05, "yref": "y"}, {"fillcolor": "rgb(227, 227, 226)", "layer": "between", "line": {"width": 0}, "type": "rect", "x0": 7.95, "x1": 8.05, "xref": "x", "y0": 1.95, "y1": 2.05, "yref": "y"}, {"fillcolor": "rgb(237, 237, 236)", "layer": "between", "line": {"width": 0}, "type": "rect", "x0": 8.788, "x1": 9.212, "xref": "x", "y0": 1.788, "y1": 2.212, "yref": "y"}, {"fillcolor": "rgb(240, 240, 239)", "layer": "between", "line": {"width": 0}, "type": "rect", "x0": 9.732, "x1": 10.27, "xref": "x", "y0": 1.732, "y1": 2.268, "yref": "y"}, {"fillcolor": "rgb(240, 240, 239)", "layer": "between", "line": {"width": 0}, "type": "rect", "x0": -0.2616, "x1": 0.2616, "xref": "x", "y0": 2.738, "y1": 3.262, "yref": "y"}, {"fillcolor": "rgb(240, 240, 239)", "layer": "between", "line": {"width": 0}, "type": "rect", "x0": 0.7269, "x1": 1.273, "xref": "x", "y0": 2.727, "y1": 3.273, "yref": "y"}, {"fillcolor": "rgb(240, 240, 239)", "layer": "between", "line": {"width": 0}, "type": "rect", "x0": 1.736, "x1": 2.264, "xref": "x", "y0": 2.736, "y1": 3.264, "yref": "y"}, {"fillcolor": "rgb(238, 238, 237)", "layer": "between", "line": {"width": 0}, "type": "rect", "x0": 2.767, "x1": 3.233, "xref": "x", "y0": 2.767, "y1": 3.233, "yref": "y"}, {"fillcolor": "rgb(237, 237, 236)", "layer": "between", "line": {"width": 0}, "type": "rect", "x0": 3.787, "x1": 4.213, "xref": "x", "y0": 2.787, "y1": 3.213, "yref": "y"}, {"fillcolor": "rgb(237, 237, 236)", "layer": "between", "line": {"width": 0}, "type": "rect", "x0": 4.791, "x1": 5.209, "xref": "x", "y0": 2.791, "y1": 3.209, "yref": "y"}, {"fillcolor": "rgb(232, 232, 231)", "layer": "between", "line": {"width": 0}, "type": "rect", "x0": 5.859, "x1": 6.141, "xref": "x", "y0": 2.859, "y1": 3.141, "yref": "y"}, {"fillcolor": "rgb(224, 224, 223)", "layer": "between", "line": {"width": 0}, "type": "rect", "x0": 6.95, "x1": 7.05, "xref": "x", "y0": 2.95, "y1": 3.05, "yref": "y"}, {"fillcolor": "rgb(226, 226, 225)", "layer": "between", "line": {"width": 0}, "type": "rect", "x0": 7.95, "x1": 8.05, "xref": "x", "y0": 2.95, "y1": 3.05, "yref": "y"}, {"fillcolor": "rgb(236, 236, 235)", "layer": "between", "line": {"width": 0}, "type": "rect", "x0": 8.802, "x1": 9.198, "xref": "x", "y0": 2.802, "y1": 3.198, "yref": "y"}, {"fillcolor": "rgb(240, 240, 239)", "layer": "between", "line": {"width": 0}, "type": "rect", "x0": 9.739, "x1": 10.26, "xref": "x", "y0": 2.739, "y1": 3.261, "yref": "y"}, {"fillcolor": "rgb(241, 241, 240)", "layer": "between", "line": {"width": 0}, "type": "rect", "x0": -0.2869, "x1": 0.2869, "xref": "x", "y0": 3.713, "y1": 4.287, "yref": "y"}, {"fillcolor": "rgb(241, 241, 240)", "layer": "between", "line": {"width": 0}, "type": "rect", "x0": 0.7089, "x1": 1.291, "xref": "x", "y0": 3.709, "y1": 4.291, "yref": "y"}, {"fillcolor": "rgb(241, 241, 240)", "layer": "between", "line": {"width": 0}, "type": "rect", "x0": 1.72, "x1": 2.28, "xref": "x", "y0": 3.72, "y1": 4.28, "yref": "y"}, {"fillcolor": "rgb(239, 239, 238)", "layer": "between", "line": {"width": 0}, "type": "rect", "x0": 2.755, "x1": 3.245, "xref": "x", "y0": 3.755, "y1": 4.245, "yref": "y"}, {"fillcolor": "rgb(237, 237, 236)", "layer": "between", "line": {"width": 0}, "type": "rect", "x0": 3.784, "x1": 4.216, "xref": "x", "y0": 3.784, "y1": 4.216, "yref": "y"}, {"fillcolor": "rgb(237, 237, 236)", "layer": "between", "line": {"width": 0}, "type": "rect", "x0": 4.786, "x1": 5.214, "xref": "x", "y0": 3.786, "y1": 4.214, "yref": "y"}, {"fillcolor": "rgb(234, 234, 233)", "layer": "between", "line": {"width": 0}, "type": "rect", "x0": 5.826, "x1": 6.174, "xref": "x", "y0": 3.826, "y1": 4.174, "yref": "y"}, {"fillcolor": "rgb(227, 227, 226)", "layer": "between", "line": {"width": 0}, "type": "rect", "x0": 6.946, "x1": 7.054, "xref": "x", "y0": 3.946, "y1": 4.054, "yref": "y"}, {"fillcolor": "rgb(227, 227, 226)", "layer": "between", "line": {"width": 0}, "type": "rect", "x0": 7.943, "x1": 8.057, "xref": "x", "y0": 3.943, "y1": 4.057, "yref": "y"}, {"fillcolor": "rgb(237, 237, 236)", "layer": "between", "line": {"width": 0}, "type": "rect", "x0": 8.779, "x1": 9.221, "xref": "x", "y0": 3.779, "y1": 4.221, "yref": "y"}, {"fillcolor": "rgb(242, 242, 241)", "layer": "between", "line": {"width": 0}, "type": "rect", "x0": 9.704, "x1": 10.3, "xref": "x", "y0": 3.704, "y1": 4.296, "yref": "y"}, {"fillcolor": "rgb(245, 245, 244)", "layer": "between", "line": {"width": 0}, "type": "rect", "x0": -0.3504, "x1": 0.3504, "xref": "x", "y0": 4.65, "y1": 5.35, "yref": "y"}, {"fillcolor": "rgb(243, 243, 242)", "layer": "between", "line": {"width": 0}, "type": "rect", "x0": 0.679, "x1": 1.321, "xref": "x", "y0": 4.679, "y1": 5.321, "yref": "y"}, {"fillcolor": "rgb(242, 242, 241)", "layer": "between", "line": {"width": 0}, "type": "rect", "x0": 1.694, "x1": 2.306, "xref": "x", "y0": 4.694, "y1": 5.306, "yref": "y"}, {"fillcolor": "rgb(240, 240, 239)", "layer": "between", "line": {"width": 0}, "type": "rect", "x0": 2.738, "x1": 3.262, "xref": "x", "y0": 4.738, "y1": 5.262, "yref": "y"}, {"fillcolor": "rgb(238, 238, 237)", "layer": "between", "line": {"width": 0}, "type": "rect", "x0": 3.774, "x1": 4.226, "xref": "x", "y0": 4.774, "y1": 5.226, "yref": "y"}, {"fillcolor": "rgb(238, 238, 237)", "layer": "between", "line": {"width": 0}, "type": "rect", "x0": 4.772, "x1": 5.228, "xref": "x", "y0": 4.772, "y1": 5.228, "yref": "y"}, {"fillcolor": "rgb(236, 236, 235)", "layer": "between", "line": {"width": 0}, "type": "rect", "x0": 5.801, "x1": 6.199, "xref": "x", "y0": 4.801, "y1": 5.199, "yref": "y"}, {"fillcolor": "rgb(229, 229, 228)", "layer": "between", "line": {"width": 0}, "type": "rect", "x0": 6.915, "x1": 7.085, "xref": "x", "y0": 4.915, "y1": 5.085, "yref": "y"}, {"fillcolor": "rgb(228, 228, 227)", "layer": "between", "line": {"width": 0}, "type": "rect", "x0": 7.928, "x1": 8.072, "xref": "x", "y0": 4.928, "y1": 5.072, "yref": "y"}, {"fillcolor": "rgb(238, 238, 237)", "layer": "between", "line": {"width": 0}, "type": "rect", "x0": 8.759, "x1": 9.241, "xref": "x", "y0": 4.759, "y1": 5.241, "yref": "y"}, {"fillcolor": "rgb(246, 246, 245)", "layer": "between", "line": {"width": 0}, "type": "rect", "x0": 9.641, "x1": 10.36, "xref": "x", "y0": 4.641, "y1": 5.359, "yref": "y"}], "xaxis": {"range": [-0.5, 10.5], "scaleanchor": "y", "constrain": "domain", "zeroline": false, "showgrid": false}, "yaxis": {"range": [-0.5, 5.5], "zeroline": false, "showgrid": false}, "autosize": true, "showlegend": true}}
